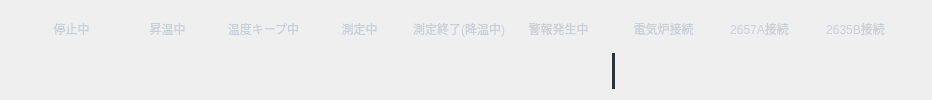
           <widget class="QFrame" name="frame_13">
            <property name="styleSheet">
             <string notr="true">border:none</string>
            </property>
            <property name="frameShape">
             <enum>QFrame::StyledPanel</enum>
            </property>
            <property name="frameShadow">
             <enum>QFrame::Raised</enum>
            </property>
            <layout class="QHBoxLayout" name="horizontalLayout_2">
             <property name="spacing">
              <number>10</number>
             </property>
             <property name="leftMargin">
              <number>20</number>
             </property>
             <property name="rightMargin">
              <number>20</number>
             </property>
             <item>
              <widget class="QFrame" name="frame_30">
               <property name="minimumSize">
                <size>
                 <width>0</width>
                 <height>0</height>
                </size>
               </property>
               <property name="maximumSize">
                <size>
                 <width>16777215</width>
                 <height>16777215</height>
                </size>
               </property>
               <property name="frameShape">
                <enum>QFrame::StyledPanel</enum>
               </property>
               <property name="frameShadow">
                <enum>QFrame::Raised</enum>
               </property>
               <layout class="QGridLayout" name="Layout_Status_MSStatus">
                <property name="topMargin">
                 <number>0</number>
                </property>
                <property name="bottomMargin">
                 <number>0</number>
                </property>
                <item row="0" column="0">
                 <widget class="QLabel" name="label_17">
                  <property name="styleSheet">
                   <string notr="true">font: 12px &quot;游ゴシック&quot;;
color: rgb(202, 206, 216);
padding-right:5px;</string>
                  </property>
                  <property name="text">
                   <string>停止中</string>
                  </property>
                  <property name="alignment">
                   <set>Qt::AlignCenter</set>
                  </property>
                 </widget>
                </item>
                <item row="1" column="1">
                 <widget class="QFrame" name="frame_22">
                  <property name="minimumSize">
                   <size>
                    <width>90</width>
                    <height>0</height>
                   </size>
                  </property>
                  <property name="maximumSize">
                   <size>
                    <width>90</width>
                    <height>16777215</height>
                   </size>
                  </property>
                  <property name="styleSheet">
                   <string notr="true"/>
                  </property>
                  <property name="frameShape">
                   <enum>QFrame::NoFrame</enum>
                  </property>
                  <property name="frameShadow">
                   <enum>QFrame::Raised</enum>
                  </property>
                  <layout class="QGridLayout" name="Layout_Status_Heating">
                   <property name="leftMargin">
                    <number>0</number>
                   </property>
                   <property name="topMargin">
                    <number>0</number>
                   </property>
                   <property name="rightMargin">
                    <number>0</number>
                   </property>
                   <property name="bottomMargin">
                    <number>0</number>
                   </property>
                   <property name="spacing">
                    <number>0</number>
                   </property>
                  </layout>
                 </widget>
                </item>
                <item row="1" column="6">
                 <widget class="QFrame" name="frame_18">
                  <property name="minimumSize">
                   <size>
                    <width>3</width>
                    <height>0</height>
                   </size>
                  </property>
                  <property name="maximumSize">
                   <size>
                    <width>3</width>
                    <height>70</height>
                   </size>
                  </property>
                  <property name="styleSheet">
                   <string notr="true">background-color: rgb(44, 49, 60);</string>
                  </property>
                  <property name="frameShape">
                   <enum>QFrame::StyledPanel</enum>
                  </property>
                  <property name="frameShadow">
                   <enum>QFrame::Raised</enum>
                  </property>
                 </widget>
                </item>
                <item row="1" column="2">
                 <widget class="QFrame" name="frame_25">
                  <property name="minimumSize">
                   <size>
                    <width>90</width>
                    <height>0</height>
                   </size>
                  </property>
                  <property name="maximumSize">
                   <size>
                    <width>90</width>
                    <height>16777215</height>
                   </size>
                  </property>
                  <property name="styleSheet">
                   <string notr="true"/>
                  </property>
                  <property name="frameShape">
                   <enum>QFrame::NoFrame</enum>
                  </property>
                  <property name="frameShadow">
                   <enum>QFrame::Raised</enum>
                  </property>
                  <layout class="QGridLayout" name="Layout_Status_KeepTemp">
                   <property name="leftMargin">
                    <number>0</number>
                   </property>
                   <property name="topMargin">
                    <number>0</number>
                   </property>
                   <property name="rightMargin">
                    <number>0</number>
                   </property>
                   <property name="bottomMargin">
                    <number>0</number>
                   </property>
                   <property name="spacing">
                    <number>0</number>
                   </property>
                  </layout>
                 </widget>
                </item>
                <item row="1" column="7">
                 <widget class="QFrame" name="frame_28">
                  <property name="minimumSize">
                   <size>
                    <width>90</width>
                    <height>0</height>
                   </size>
                  </property>
                  <property name="maximumSize">
                   <size>
                    <width>90</width>
                    <height>16777215</height>
                   </size>
                  </property>
                  <property name="styleSheet">
                   <string notr="true"/>
                  </property>
                  <property name="frameShape">
                   <enum>QFrame::NoFrame</enum>
                  </property>
                  <property name="frameShadow">
                   <enum>QFrame::Raised</enum>
                  </property>
                  <layout class="QGridLayout" name="Layout_Status_EthernetConnecton">
                   <property name="leftMargin">
                    <number>0</number>
                   </property>
                   <property name="topMargin">
                    <number>0</number>
                   </property>
                   <property name="rightMargin">
                    <number>0</number>
                   </property>
                   <property name="bottomMargin">
                    <number>0</number>
                   </property>
                   <property name="spacing">
                    <number>0</number>
                   </property>
                  </layout>
                 </widget>
                </item>
                <item row="1" column="0">
                 <widget class="QFrame" name="frame_24">
                  <property name="minimumSize">
                   <size>
                    <width>90</width>
                    <height>0</height>
                   </size>
                  </property>
                  <property name="maximumSize">
                   <size>
                    <width>90</width>
                    <height>16777215</height>
                   </size>
                  </property>
                  <property name="styleSheet">
                   <string notr="true"/>
                  </property>
                  <property name="frameShape">
                   <enum>QFrame::NoFrame</enum>
                  </property>
                  <property name="frameShadow">
                   <enum>QFrame::Raised</enum>
                  </property>
                  <layout class="QGridLayout" name="Layout_Status_STOP">
                   <property name="leftMargin">
                    <number>0</number>
                   </property>
                   <property name="topMargin">
                    <number>0</number>
                   </property>
                   <property name="rightMargin">
                    <number>0</number>
                   </property>
                   <property name="bottomMargin">
                    <number>0</number>
                   </property>
                   <property name="spacing">
                    <number>0</number>
                   </property>
                  </layout>
                 </widget>
                </item>
                <item row="1" column="5">
                 <widget class="QFrame" name="frame_26">
                  <property name="minimumSize">
                   <size>
                    <width>90</width>
                    <height>0</height>
                   </size>
                  </property>
                  <property name="maximumSize">
                   <size>
                    <width>90</width>
                    <height>16777215</height>
                   </size>
                  </property>
                  <property name="styleSheet">
                   <string notr="true"/>
                  </property>
                  <property name="frameShape">
                   <enum>QFrame::NoFrame</enum>
                  </property>
                  <property name="frameShadow">
                   <enum>QFrame::Raised</enum>
                  </property>
                  <layout class="QGridLayout" name="Layout_Status_Error">
                   <property name="leftMargin">
                    <number>0</number>
                   </property>
                   <property name="topMargin">
                    <number>0</number>
                   </property>
                   <property name="rightMargin">
                    <number>0</number>
                   </property>
                   <property name="bottomMargin">
                    <number>0</number>
                   </property>
                   <property name="spacing">
                    <number>0</number>
                   </property>
                  </layout>
                 </widget>
                </item>
                <item row="1" column="4">
                 <widget class="QFrame" name="frame_23">
                  <property name="minimumSize">
                   <size>
                    <width>90</width>
                    <height>0</height>
                   </size>
                  </property>
                  <property name="maximumSize">
                   <size>
                    <width>90</width>
                    <height>16777215</height>
                   </size>
                  </property>
                  <property name="styleSheet">
                   <string notr="true"/>
                  </property>
                  <property name="frameShape">
                   <enum>QFrame::NoFrame</enum>
                  </property>
                  <property name="frameShadow">
                   <enum>QFrame::Raised</enum>
                  </property>
                  <layout class="QGridLayout" name="Layout_Status_TestFinishing">
                   <property name="leftMargin">
                    <number>0</number>
                   </property>
                   <property name="topMargin">
                    <number>0</number>
                   </property>
                   <property name="rightMargin">
                    <number>0</number>
                   </property>
                   <property name="bottomMargin">
                    <number>0</number>
                   </property>
                   <property name="spacing">
                    <number>0</number>
                   </property>
                  </layout>
                 </widget>
                </item>
                <item row="1" column="9">
                 <widget class="QFrame" name="frame_31">
                  <property name="minimumSize">
                   <size>
                    <width>90</width>
                    <height>0</height>
                   </size>
                  </property>
                  <property name="maximumSize">
                   <size>
                    <width>90</width>
                    <height>16777215</height>
                   </size>
                  </property>
                  <property name="styleSheet">
                   <string notr="true"/>
                  </property>
                  <property name="frameShape">
                   <enum>QFrame::NoFrame</enum>
                  </property>
                  <property name="frameShadow">
                   <enum>QFrame::Raised</enum>
                  </property>
                  <layout class="QGridLayout" name="Layout_Status_GPIBConnecton_2">
                   <property name="leftMargin">
                    <number>0</number>
                   </property>
                   <property name="topMargin">
                    <number>0</number>
                   </property>
                   <property name="rightMargin">
                    <number>0</number>
                   </property>
                   <property name="bottomMargin">
                    <number>0</number>
                   </property>
                   <property name="spacing">
                    <number>0</number>
                   </property>
                  </layout>
                 </widget>
                </item>
                <item row="1" column="3">
                 <widget class="QFrame" name="frame_27">
                  <property name="minimumSize">
                   <size>
                    <width>90</width>
                    <height>0</height>
                   </size>
                  </property>
                  <property name="maximumSize">
                   <size>
                    <width>90</width>
                    <height>16777215</height>
                   </size>
                  </property>
                  <property name="styleSheet">
                   <string notr="true"/>
                  </property>
                  <property name="frameShape">
                   <enum>QFrame::NoFrame</enum>
                  </property>
                  <property name="frameShadow">
                   <enum>QFrame::Raised</enum>
                  </property>
                  <layout class="QGridLayout" name="Layout_Status_Testing">
                   <property name="leftMargin">
                    <number>0</number>
                   </property>
                   <property name="topMargin">
                    <number>0</number>
                   </property>
                   <property name="rightMargin">
                    <number>0</number>
                   </property>
                   <property name="bottomMargin">
                    <number>0</number>
                   </property>
                   <property name="spacing">
                    <number>0</number>
                   </property>
                  </layout>
                 </widget>
                </item>
                <item row="1" column="8">
                 <widget class="QFrame" name="frame_29">
                  <property name="minimumSize">
                   <size>
                    <width>90</width>
                    <height>0</height>
                   </size>
                  </property>
                  <property name="maximumSize">
                   <size>
                    <width>90</width>
                    <height>16777215</height>
                   </size>
                  </property>
                  <property name="styleSheet">
                   <string notr="true"/>
                  </property>
                  <property name="frameShape">
                   <enum>QFrame::NoFrame</enum>
                  </property>
                  <property name="frameShadow">
                   <enum>QFrame::Raised</enum>
                  </property>
                  <layout class="QGridLayout" name="Layout_Status_GPIBConnecton_1">
                   <property name="leftMargin">
                    <number>0</number>
                   </property>
                   <property name="topMargin">
                    <number>0</number>
                   </property>
                   <property name="rightMargin">
                    <number>0</number>
                   </property>
                   <property name="bottomMargin">
                    <number>0</number>
                   </property>
                   <property name="spacing">
                    <number>0</number>
                   </property>
                  </layout>
                 </widget>
                </item>
                <item row="0" column="1">
                 <widget class="QLabel" name="label_28">
                  <property name="styleSheet">
                   <string notr="true">font: 12px &quot;游ゴシック&quot;;
color: rgb(202, 206, 216);
padding-right:5px;</string>
                  </property>
                  <property name="text">
                   <string>昇温中</string>
                  </property>
                  <property name="alignment">
                   <set>Qt::AlignCenter</set>
                  </property>
                 </widget>
                </item>
                <item row="0" column="2">
                 <widget class="QLabel" name="label_30">
                  <property name="styleSheet">
                   <string notr="true">font: 12px &quot;游ゴシック&quot;;
color: rgb(202, 206, 216);
padding-right:5px;</string>
                  </property>
                  <property name="text">
                   <string>温度キープ中</string>
                  </property>
                  <property name="alignment">
                   <set>Qt::AlignCenter</set>
                  </property>
                 </widget>
                </item>
                <item row="0" column="3">
                 <widget class="QLabel" name="label_37">
                  <property name="styleSheet">
                   <string notr="true">font: 12px &quot;游ゴシック&quot;;
color: rgb(202, 206, 216);
padding-right:5px;</string>
                  </property>
                  <property name="text">
                   <string>測定中</string>
                  </property>
                  <property name="alignment">
                   <set>Qt::AlignCenter</set>
                  </property>
                 </widget>
                </item>
                <item row="0" column="4">
                 <widget class="QLabel" name="label_38">
                  <property name="styleSheet">
                   <string notr="true">font: 12px &quot;游ゴシック&quot;;
color: rgb(202, 206, 216);
padding-right:5px;</string>
                  </property>
                  <property name="text">
                   <string>測定終了(降温中)</string>
                  </property>
                  <property name="alignment">
                   <set>Qt::AlignCenter</set>
                  </property>
                 </widget>
                </item>
                <item row="0" column="5">
                 <widget class="QLabel" name="label_39">
                  <property name="styleSheet">
                   <string notr="true">font: 12px &quot;游ゴシック&quot;;
color: rgb(202, 206, 216);
padding-right:5px;</string>
                  </property>
                  <property name="text">
                   <string>警報発生中</string>
                  </property>
                  <property name="alignment">
                   <set>Qt::AlignCenter</set>
                  </property>
                 </widget>
                </item>
                <item row="0" column="8">
                 <widget class="QLabel" name="label_40">
                  <property name="styleSheet">
                   <string notr="true">font: 12px &quot;游ゴシック&quot;;
color: rgb(202, 206, 216);
padding-right:5px;</string>
                  </property>
                  <property name="text">
                   <string>2657A接続</string>
                  </property>
                  <property name="alignment">
                   <set>Qt::AlignCenter</set>
                  </property>
                 </widget>
                </item>
                <item row="0" column="9">
                 <widget class="QLabel" name="label_44">
                  <property name="styleSheet">
                   <string notr="true">font: 12px &quot;游ゴシック&quot;;
color: rgb(202, 206, 216);
padding-right:5px;</string>
                  </property>
                  <property name="text">
                   <string>2635B接続</string>
                  </property>
                  <property name="alignment">
                   <set>Qt::AlignCenter</set>
                  </property>
                 </widget>
                </item>
                <item row="0" column="7">
                 <widget class="QLabel" name="label_45">
                  <property name="styleSheet">
                   <string notr="true">font: 12px &quot;游ゴシック&quot;;
color: rgb(202, 206, 216);
padding-right:5px;</string>
                  </property>
                  <property name="text">
                   <string>電気炉接続</string>
                  </property>
                  <property name="alignment">
                   <set>Qt::AlignCenter</set>
                  </property>
                 </widget>
                </item>
               </layout>
               <zorder>frame_27</zorder>
               <zorder>frame_26</zorder>
               <zorder>frame_29</zorder>
               <zorder>frame_28</zorder>
               <zorder>frame_18</zorder>
               <zorder>frame_24</zorder>
               <zorder>frame_22</zorder>
               <zorder>frame_23</zorder>
               <zorder>frame_25</zorder>
               <zorder>frame_31</zorder>
               <zorder>label_28</zorder>
               <zorder>label_30</zorder>
               <zorder>label_37</zorder>
               <zorder>label_38</zorder>
               <zorder>label_39</zorder>
               <zorder>label_40</zorder>
               <zorder>label_44</zorder>
               <zorder>label_45</zorder>
               <zorder>label_17</zorder>
              </widget>
             </item>
            </layout>
           </widget>
